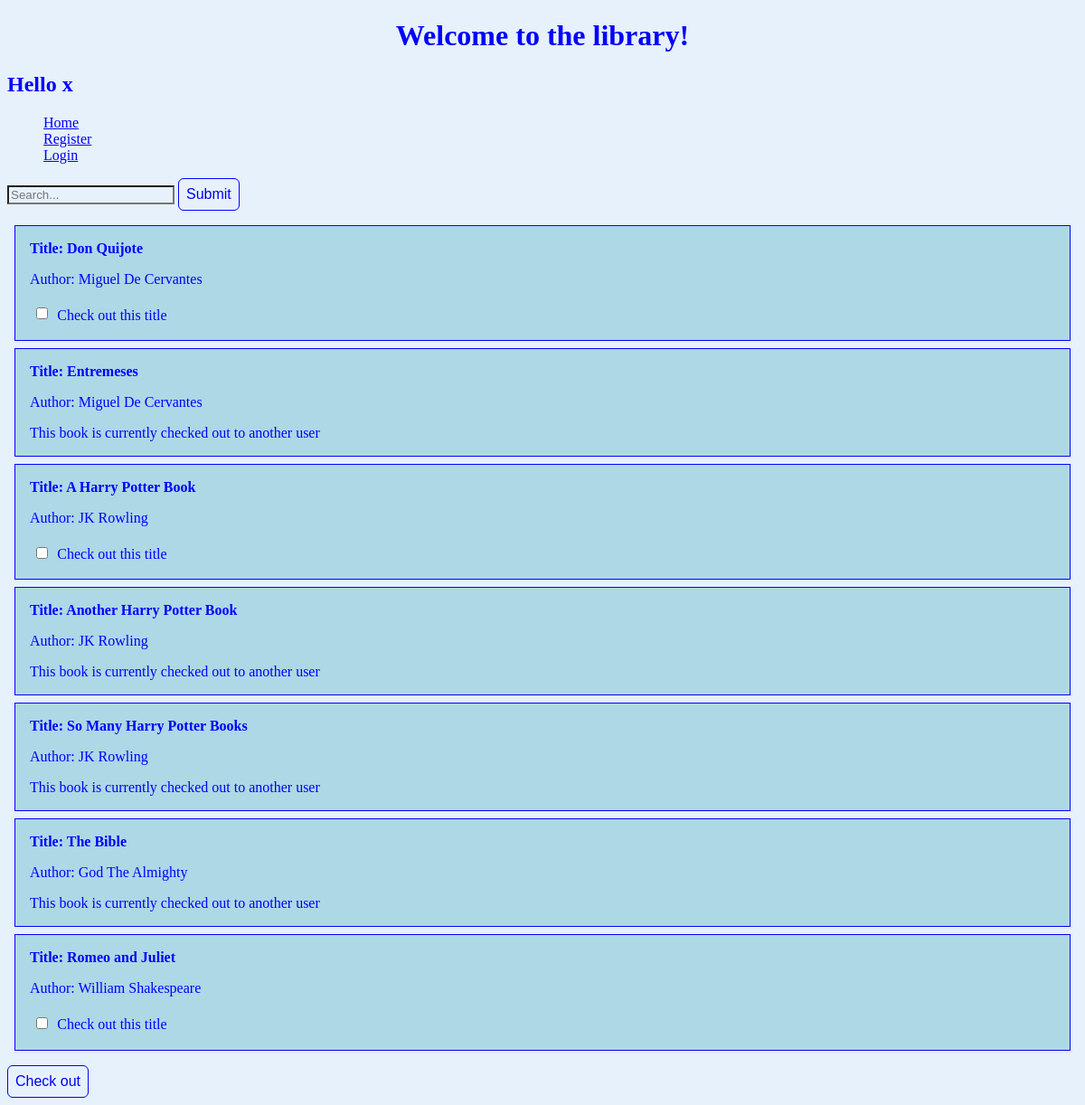
The app's page /, older data.
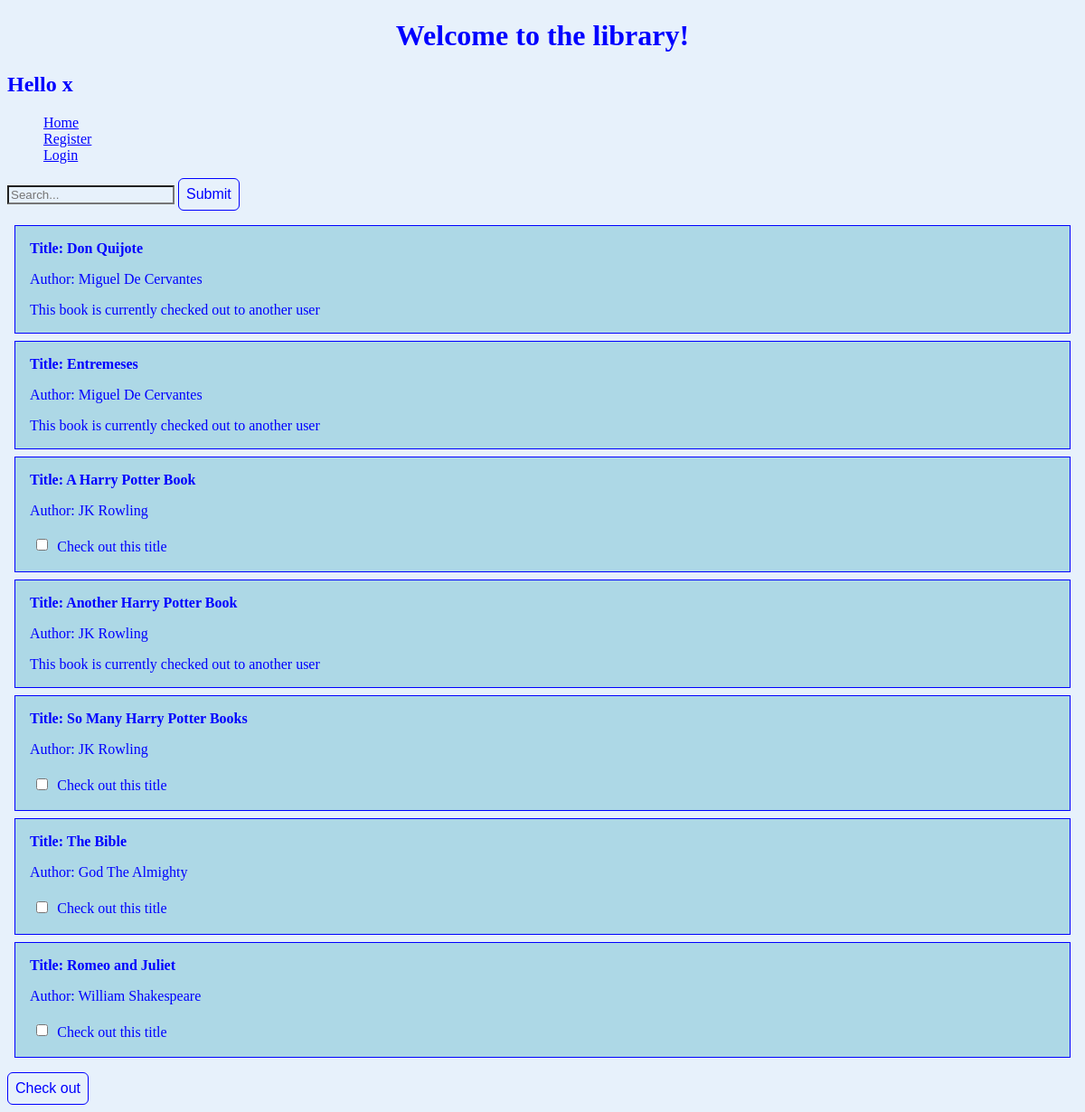
The same page, newer data.
### library_app/models.py (models this page shows, shortened)
class Book(models.Model):
	title = models.CharField(max_length=250)#unique makes it so that you can't repeat them
	author = models.ForeignKey(Author, on_delete=models.CASCADE)
	checked_out_to_whom = models.CharField(max_length=250)
	checked_out_when = models.DateTimeField(default=datetime.now())

class Author(models.Model):
	first_name = models.CharField(max_length=250)
	last_name = models.CharField(max_length=250)
	def __str__(self):
		author = self.first_name + " " + self.last_name
		return author

### library_app/views.py (the view)
# urls.py: path('', views.index, name='index'),
def index(request):
	if request.user.is_authenticated:
		username = request.user.username
	else: username = "x"
	book_list = Book.objects.all()
	result = ""
	context = {'book_list': book_list, 'search_result': result, "username": username}
	print("hello!")
	return render(request, 'library_app/index.html', context)

### library_app/templates/library_app/index.html (shortened to what this page needs)
{% extends "base_generic.html" %}
{% block content %}
<form action="{%url 'library_app:search_books' %}" method="get">
	<input  id="search_box" type="text" name="search_box"  placeholder="Search..." >
	<button id="search_submit" type="submit" >Submit</button>
</form>
<form action="{%url 'library_app:checkout'  %}" method="post">
	<ul class="no_bullets">
			{% for book in book_list %}
			<div class="books">
				<li>
					<h3>Title: {{book.title}}</h3>
					<p> Author: {{book.author}}</p>
					{% if book.checked_out_to_whom == username %}
					This book is checked out to you
					{% elif book.checked_out_to_whom == "" %}
					<input type="checkbox" class="books" name="book_{{book.id}}"> Check out this title
					{% else %}
					This book is currently checked out to another user
					{% endif %}
				</li>
			</div>
			{% endfor %}
			</ul>
			<button type="submit" >Check out</button>
</form>
{% endblock %}

Row changes from the older to the newer data that the page shows:
changed Book "Don Quijote": id "☐" → (not shown); checked_out_to_whom "Check out this title" → "This book is currently checked out to another user"
changed Book "So Many Harry Potter Books": id (not shown) → "☐"; checked_out_to_whom "This book is currently checked out to another user" → "Check out this title"
changed Book "The Bible": id (not shown) → "☐"; checked_out_to_whom "This book is currently checked out to another user" → "Check out this title"
